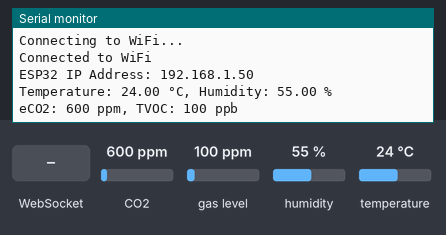
Simulated run of this sketch. Board: ESP32. Parts: the last lines printed to the serial monitor. Inputs (shaded band) come from the test bench; at power-on: CO2 600 ppm, humidity 55 %, gas level 100 ppm, temperature 24 °C. WiFi joins after 1.5 s; servers stay silent unless stated.

Above: at 3.2 s.
3.3 s: WebSocket text "1" received
5.5 s: CO2 set to 452 ppm
At 6.8 s:
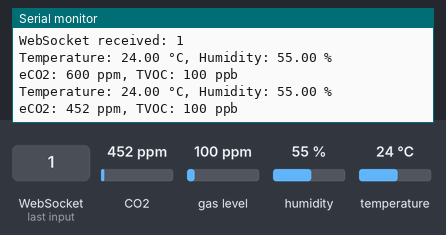
7.0 s: humidity set to 22 %
At 8.4 s:
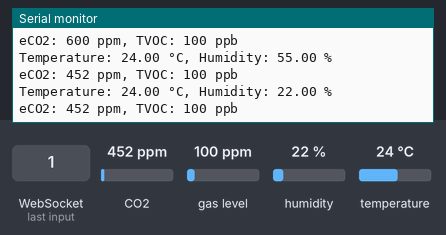
8.5 s: gas level set to 20 ppm
10.0 s: temperature set to 12 °C
At 11.2 s:
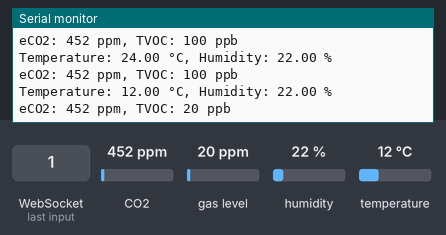

The sketch:

AllSensorsWorking.ino
```cpp
#include <WiFi.h>
#include <WebSocketsServer.h>
#include <Adafruit_Sensor.h>
#include <DHT.h>
#include <DHT_U.h>
#include <Wire.h>
#include "Adafruit_SGP30.h"
#include <PMS.h>

// Replace with your network credentials
const char* ssid = "Austin";
const char* password = "kissmefirst";

// DHT sensor setup
#define DHTPIN 4  // Pin connected to DHT22
#define DHTTYPE DHT22
DHT dht(DHTPIN, DHTTYPE);

// SGP30 sensor setup
Adafruit_SGP30 sgp;  // Create an instance of the SGP30 sensor

// PMSA003 sensor setup
#define PMS_RX_PIN 16  // RX2 pin for ESP32
#define PMS_TX_PIN 17  // TX2 pin for ESP32
HardwareSerial mySerial(2);  // Use Serial2 for PMSA003

// WebSocket server setup
WebSocketsServer webSocket = WebSocketsServer(81);

// Declare webSocketEvent function before setup()
void webSocketEvent(uint8_t num, WStype_t type, uint8_t * payload, size_t length);

void setup() {
  Serial.begin(9600);
  dht.begin();

  // Initialize SGP30 sensor
  if (!sgp.begin()) {
    Serial.println("SGP30 sensor not found!");
    while (1); // Stop if SGP30 is not found
  }
  Serial.println("SGP30 sensor found!");

  // Initialize PMSA003 sensor
  mySerial.begin(9600, SERIAL_8N1, PMS_RX_PIN, PMS_TX_PIN);
  Serial.println("PMSA003 sensor initialized");

  // Connect to Wi-Fi
  WiFi.begin(ssid, password);
  while (WiFi.status() != WL_CONNECTED) {
    delay(1000);
    Serial.println("Connecting to WiFi...");
  }
  Serial.println("Connected to WiFi");
  Serial.print("ESP32 IP Address: ");
  Serial.println(WiFi.localIP());

  // Start WebSocket server
  webSocket.begin();
  webSocket.onEvent(webSocketEvent);
}

void loop() {
  // Handle WebSocket communication
  webSocket.loop();

  // Read and send DHT sensor data
  readAndSendDHTData();

  // Read and send SGP30 sensor data
  readAndSendSGP30Data();

  // Read and send PMSA003 sensor data
  readAndSendPMSData();

  delay(2000);  // Send data every 2 seconds
}

void readAndSendDHTData() {
  float temperature = dht.readTemperature();
  float humidity = dht.readHumidity();
  if (!isnan(temperature) && !isnan(humidity)) {
    Serial.printf("Temperature: %.2f °C, Humidity: %.2f %%\n", temperature, humidity);
    String sensorData = "Temperature: " + String(temperature) + " °C, " +
                        "Humidity: " + String(humidity) + " %";
    webSocket.broadcastTXT(sensorData);
  } else {
    Serial.println("Failed to read from DHT sensor!");
  }
}

void readAndSendSGP30Data() {
  if (sgp.IAQmeasure()) {
    int eCO2 = sgp.eCO2;
    int TVOC = sgp.TVOC;
    Serial.printf("eCO2: %d ppm, TVOC: %d ppb\n", eCO2, TVOC);
    String sensorData = "eCO2: " + String(eCO2) + " ppm, " +
                        "TVOC: " + String(TVOC) + " ppb";
    webSocket.broadcastTXT(sensorData);
  } else {
    Serial.println("SGP30 measurement failed");
  }
}

void readAndSendPMSData() {
  static bool processed = false;  // Flag to ensure single processing

  if (!processed && mySerial.available() >= 32) {
    byte buffer[32];
    mySerial.readBytes(buffer, 32);

    if (buffer[0] == 0x42 && buffer[1] == 0x4D) {
      int pm1_0 = (buffer[10] << 8) | buffer[11];
      int pm2_5 = (buffer[12] << 8) | buffer[13];
      int pm10 = (buffer[14] << 8) | buffer[15];

      Serial.printf("PM1.0: %d µg/m³, PM2.5: %d µg/m³, PM10: %d µg/m³\n", pm1_0, pm2_5, pm10);
      String sensorData = "PM1.0: " + String(pm1_0) + " µg/m³, " +
                          "PM2.5: " + String(pm2_5) + " µg/m³, " +
                          "PM10: " + String(pm10) + " µg/m³";
      webSocket.broadcastTXT(sensorData);

      processed = true;  // Set flag to true after processing
    } else {
      Serial.println("Invalid data frame received. Clearing serial buffer.");
      while (mySerial.available()) {
        mySerial.read();
      }
    }
  }

  // Reset the flag after a delay to allow next processing
  static unsigned long lastTime = 0;
  unsigned long currentTime = millis();
  if (currentTime - lastTime >= 10000) {  // 10 seconds delay
    lastTime = currentTime;
    processed = false;
  }
}

void webSocketEvent(uint8_t num, WStype_t type, uint8_t * payload, size_t length) {
  if (type == WStype_CONNECTED) {
    Serial.println("WebSocket client connected");
  } else if (type == WStype_DISCONNECTED) {
    Serial.println("WebSocket client disconnected");
  } else if (type == WStype_TEXT) {
    Serial.printf("WebSocket received: %s\n", payload);
  }
}
```

Measured:
- after the input at 5.5 s, the serial monitor: prints a new line after 0.65 s (image 1)
- after the input at 7.0 s, the serial monitor: prints a new line after 1.2 s (image 2)
- after the input at 10.0 s, the serial monitor: prints a new line after 0.18 s (image 3)
